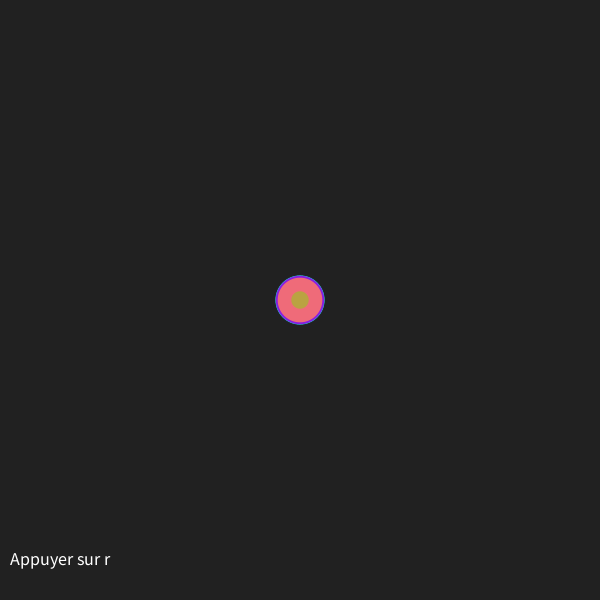
Frame 1 (no input)
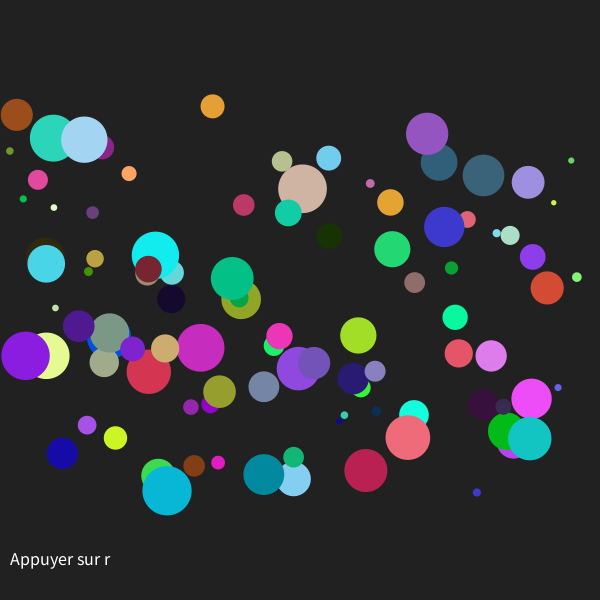
Frame 60 (the mouse pressed at the canvas centre just before this capture)
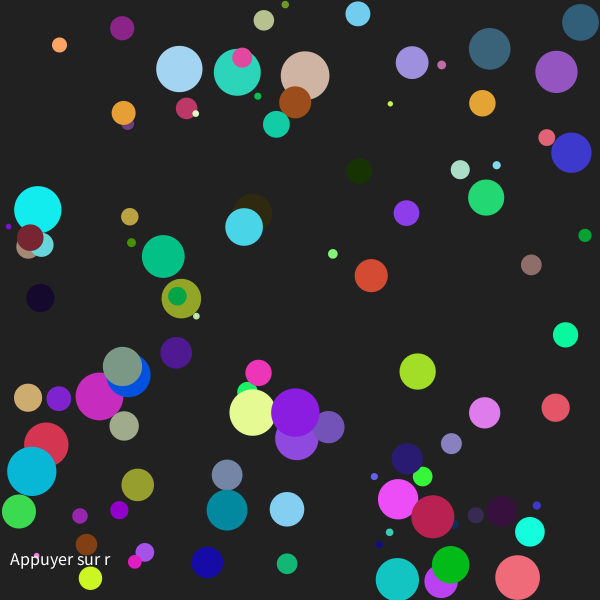
Frame 120 (the mouse held since frame 60 and released just before this capture)

The Processing sketch that drew these frames (run headless with seeded random() and noise(); from frame 60 on, the mouse is pressed at the canvas centre):

// Processing sketch: class_02
// ── class_02.pde
/* 
 --------------------------
 ** PLEASE READ INFO TAB **
 --------------------------
 */


/////////////////////////// GLOBALS ////////////////////////////
Balle[] maBalle; // déclaration d'une liste d'objets

/////////////////////////// SETUP ////////////////////////////

void setup() {
  size(600, 600);
  background(33);
  smooth();
  noStroke();
  
  // construction de nos objets
  maBalle = new Balle[100]; // nombre max d'objets
  
  for(int i=0; i<maBalle.length; i++){
  maBalle[i] = new Balle(); 
  }


}

/////////////////////////// DRAW ////////////////////////////
void draw() {
  background(33);
  
  for(int i=0; i<maBalle.length; i++){
    maBalle[i].afficher();
    maBalle[i].bouger();
    maBalle[i].limiter();
  }
  
  //afficher infos
  infos();
}

/////////////////////////// FUNCTIONS ////////////////////////////

void keyPressed(){
 setup(); 
}

// fonction pour afficher du texte
void infos(){
 fill(255);
 textSize(18);
 text("Appuyer sur r", 10, height-35);
}
// ── Balle.pde
/**
 * Voici la structure d'une classe
 *
 */


class Balle {
  // déclaration de nos paramètres pour notre classe
  float x;
  float y;
  float dia;
  float vx, vy;
  color col;

  // Le constructeur permet de créer ce qu'on appelle une instance
  // de notre classe - un objet
  Balle() {
    x = width/2;
    y = height/2;
    dia = random(5, 50); 
    vx = random(-5,5);
    vy = random(-3.3, 3.3);
    col = color(random(255),random(255),random(255));
  }

  // ensuite nous définissons les méthodes (ceux sont comme des fonctions)
  void afficher() {
    fill(col);
    //notez bien l'affectation de nos paramètres x, y, dia
    ellipse(x, y, dia, dia);
  }

  // Méthode pour faire bouger notre balle   
  void bouger() {
    x+=vx;
    y+=vy;
  }


  // Méthode pour tester et mettre à jour la position
  // en fonction des limites de la fenêtre
  void limiter() {
    if (x<0 + dia/2) {
      //vx = vx * -1 (THIS MAKES ANY VALUE NEGATIVE).
      vx*=-1;
    }
    if (x>width - dia/2) {
      vx*=-1;
    }
    if (y<0 + dia/2) {
      vy*=-1;
    }
    if (y>height - dia/2) {
      vy*=-1;
    }
  }
}
// ── INFO.pde
/*
 * -------------------
 * CLASS : Objects
 * -------------------
 * 
 *  CLASS_02
 *  Ce sketch démontre la structure d'une classe
 *  + les tableaux/listes > création de plusieurs objets ;-] 
 * 
 *  Lire :
 *  https://fr.flossmanuals.net/processing/les-objets/
 *  http://www.ecole-art-aix.fr/processing-14-0-Programmation
 *
 *  
 * 
 *
 * MW_2017
 * https://github.com/FreeArtBureau/fundamentals
 * www.fabprojects.codes
 *
 *
 * end
 */
